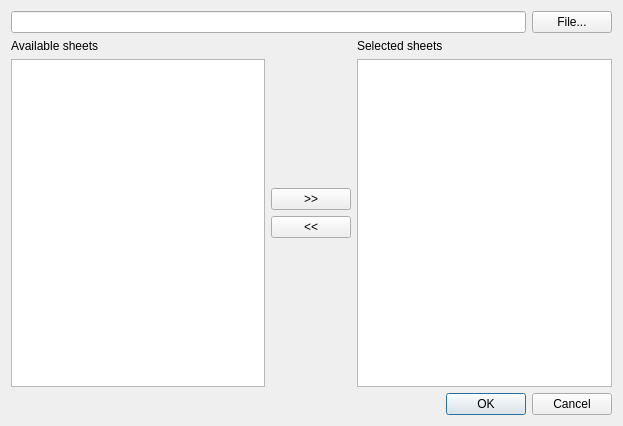
<?xml version="1.0" encoding="UTF-8"?>
<ui version="4.0">
 <class>ExportSheetsDialog</class>
 <widget class="QDialog" name="ExportSheetsDialog">
  <property name="geometry">
   <rect>
    <x>0</x>
    <y>0</y>
    <width>623</width>
    <height>426</height>
   </rect>
  </property>
  <property name="windowTitle">
   <string>Export sheets</string>
  </property>
  <property name="windowIcon">
   <iconset>
    <normaloff>:/Icons/car.png</normaloff>:/Icons/car.png</iconset>
  </property>
  <layout class="QVBoxLayout" name="verticalLayout_4">
   <item>
    <layout class="QHBoxLayout" name="horizontalLayout_2">
     <item>
      <widget class="QLineEdit" name="lineEditFile"/>
     </item>
     <item>
      <widget class="QPushButton" name="pushButtonFile">
       <property name="text">
        <string>File...</string>
       </property>
      </widget>
     </item>
    </layout>
   </item>
   <item>
    <layout class="QHBoxLayout" name="horizontalLayout">
     <item>
      <layout class="QVBoxLayout" name="verticalLayout_2">
       <item>
        <widget class="QLabel" name="label">
         <property name="text">
          <string>Available sheets</string>
         </property>
        </widget>
       </item>
       <item>
        <widget class="QListWidget" name="listWidgetINI"/>
       </item>
      </layout>
     </item>
     <item>
      <layout class="QVBoxLayout" name="verticalLayout">
       <item>
        <spacer name="verticalSpacer">
         <property name="orientation">
          <enum>Qt::Vertical</enum>
         </property>
         <property name="sizeHint" stdset="0">
          <size>
           <width>20</width>
           <height>40</height>
          </size>
         </property>
        </spacer>
       </item>
       <item>
        <widget class="QPushButton" name="pushButtonRight">
         <property name="text">
          <string>&gt;&gt;</string>
         </property>
        </widget>
       </item>
       <item>
        <widget class="QPushButton" name="pushButtonLeft">
         <property name="text">
          <string>&lt;&lt;</string>
         </property>
        </widget>
       </item>
       <item>
        <spacer name="verticalSpacer_2">
         <property name="orientation">
          <enum>Qt::Vertical</enum>
         </property>
         <property name="sizeHint" stdset="0">
          <size>
           <width>20</width>
           <height>40</height>
          </size>
         </property>
        </spacer>
       </item>
      </layout>
     </item>
     <item>
      <layout class="QVBoxLayout" name="verticalLayout_3">
       <item>
        <widget class="QLabel" name="label_2">
         <property name="text">
          <string>Selected sheets</string>
         </property>
        </widget>
       </item>
       <item>
        <widget class="QListWidget" name="listWidgetExport"/>
       </item>
      </layout>
     </item>
    </layout>
   </item>
   <item>
    <widget class="QDialogButtonBox" name="buttonBox">
     <property name="orientation">
      <enum>Qt::Horizontal</enum>
     </property>
     <property name="standardButtons">
      <set>QDialogButtonBox::Cancel|QDialogButtonBox::Ok</set>
     </property>
    </widget>
   </item>
  </layout>
 </widget>
 <resources/>
 <connections>
  <connection>
   <sender>buttonBox</sender>
   <signal>accepted()</signal>
   <receiver>ExportSheetsDialog</receiver>
   <slot>accept()</slot>
   <hints>
    <hint type="sourcelabel">
     <x>248</x>
     <y>254</y>
    </hint>
    <hint type="destinationlabel">
     <x>157</x>
     <y>274</y>
    </hint>
   </hints>
  </connection>
  <connection>
   <sender>buttonBox</sender>
   <signal>rejected()</signal>
   <receiver>ExportSheetsDialog</receiver>
   <slot>reject()</slot>
   <hints>
    <hint type="sourcelabel">
     <x>316</x>
     <y>260</y>
    </hint>
    <hint type="destinationlabel">
     <x>286</x>
     <y>274</y>
    </hint>
   </hints>
  </connection>
 </connections>
</ui>
